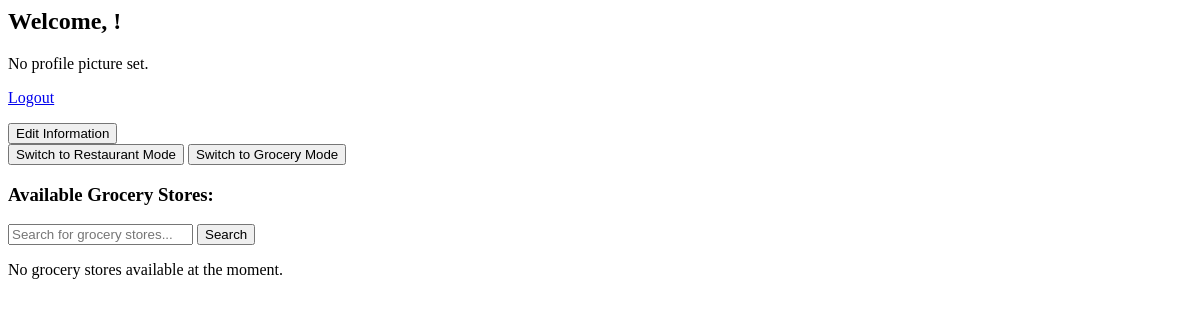
Page /users/user_dashboard/?mode=grocery on the earlier database version.
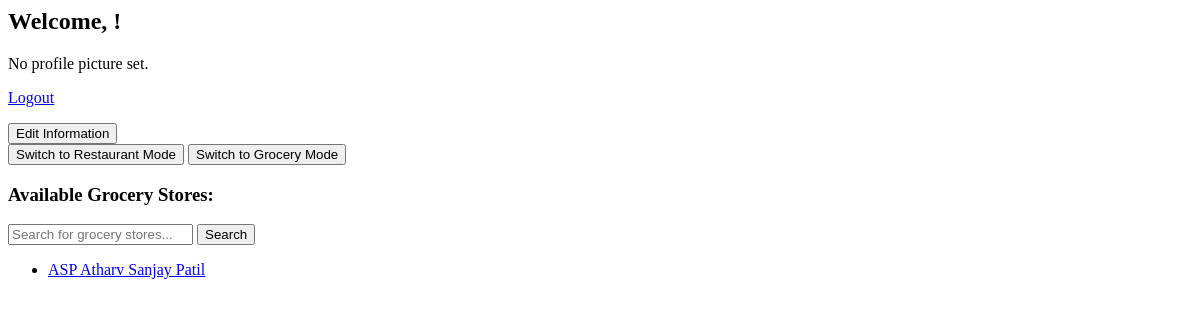
Same page on the later database version.
### grocery/models.py (models this page shows, shortened)
class GroceryStore(models.Model):
    owner = models.OneToOneField(get_user_model(), on_delete=models.CASCADE)
    name = models.CharField(max_length=100)
    phone = models.CharField(max_length=15)
    address = models.TextField()
    store_type = models.CharField(max_length=10, choices=[('veg', 'Veg'), ('non_veg', 'Non-Veg'), ('both', 'Both')])
    logo = models.ImageField(upload_to='grocery_logos/', blank=True, null=True)
    offers_gold = models.BooleanField(default=False)
    is_visible = models.BooleanField(default=False)
    working_hours = models.CharField(max_length=100,  default="9 AM - 9 PM")

### users/views.py (the view)
# urls.py: path('user_dashboard/', views.user_dashboard, name='user_dashboard'),
def user_dashboard(request):
    mode = request.GET.get('mode', 'restaurant')  # Default to restaurant mode
    if mode == 'restaurant':
        visible_restaurants = Restaurant.objects.filter(is_visible=True)
        context = {
            'restaurants': visible_restaurants,
            'mode': 'restaurant'  # Pass the mode to template for display logic
        }
    else:
        visible_grocery_stores = GroceryStore.objects.filter(is_visible=True)
        context = {
            'grocery_stores': visible_grocery_stores,
            'mode': 'grocery'  # Pass the mode to template for display logic
        }
    User = get_user_model()
    user = request.user
    context.update({
        'user': user
    })
    return render(request, 'users/user_dashboard.html', context)

### users/templates/users/user_dashboard.html (shortened to what this page needs)
 <h2>Welcome, {{ user.first_name }}!</h2>
 {% if user.profile_picture %}
     <img src="{{ user.profile_picture.url }}" alt="Profile Picture" style="max-width: 150px; max-height: 150px;">
 {% else %}
     <p>No profile picture set.</p>
 {% endif %}
 <p>
     <a href="{% url 'logout' %}">Logout</a>
 </p>
 <div>
     <a href="{% url 'edit_profile' %}"><button>Edit Information</button></a>
 </div>
 <div>
     <a href="?mode=restaurant"><button>Switch to Restaurant Mode</button></a>
     <a href="?mode=grocery"><button>Switch to Grocery Mode</button></a>
 </div>
 {% if mode == 'grocery' %}
     <h3>Available Grocery Stores:</h3>
     <form method="GET" action="{% url 'grocery_search' %}">
         <input type="text" name="q" placeholder="Search for grocery stores...">
         <button type="submit">Search</button>
     </form>
     {% if grocery_stores %}
         <ul>
             {% for store in grocery_stores %}
                 <li><a href="{% url 'grocery_detail' store.id %}">{{ store.name }}</a></li>
             {% endfor %}
         </ul>
     {% else %}
         <p>No grocery stores available at the moment.</p>
     {% endif %}
 {% endif %}

Differences in the rows shown:
now on this page (row edited): GroceryStore: name "ASP Atharv Sanjay Patil"
Other differences:
text no longer shown: "No grocery stores available at the moment."
